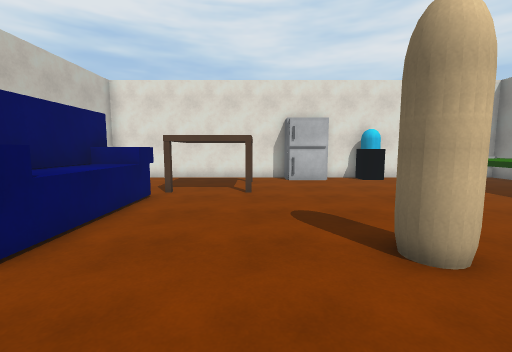
[1] (above)

16 first-person views from a walk through a 3-D level made in the Unity game engine. The camera is 1.5 m above the floor, tilts 6° down and sees 90° across. The floor is counted in squares, 1 m on a side. Each view is taken from the middle of a square. On the plan, view 1 faces up. The plan holds only what a view shows up to about 13 squares ahead; the rest is blank. Surface patterns are stand-ins for the level's own textures.

[2]
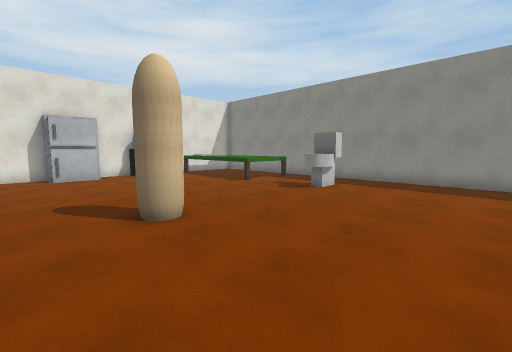

[3]
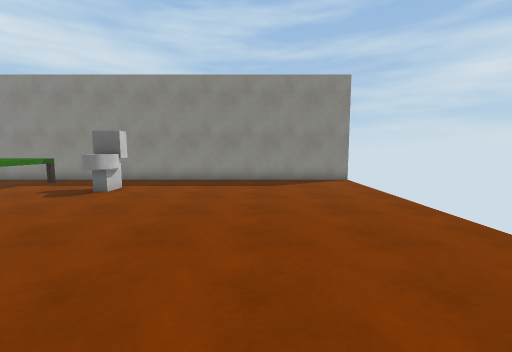

[4]
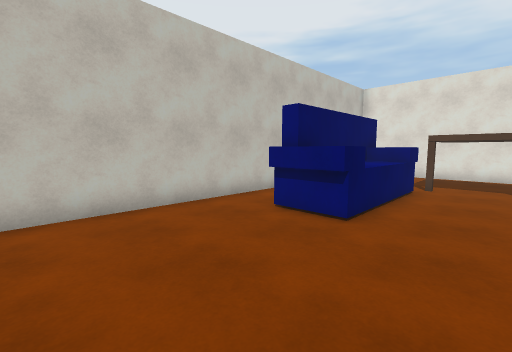

[5]
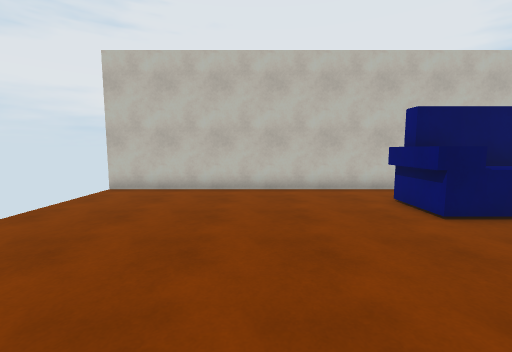

[6]
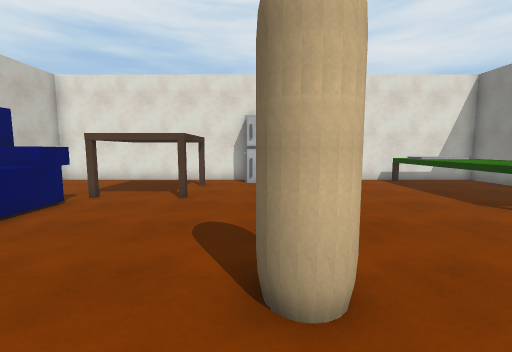

[7]
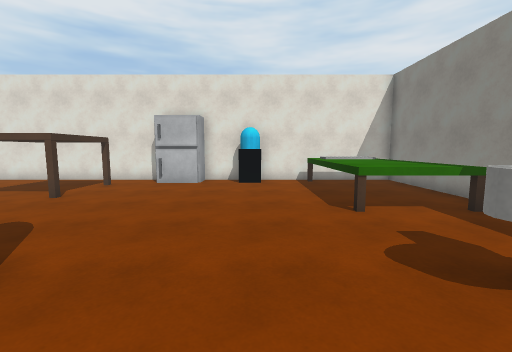

[8]
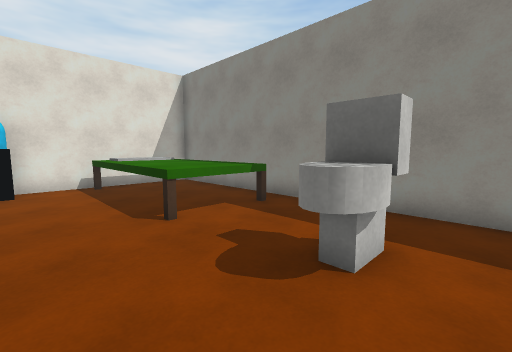

[9]
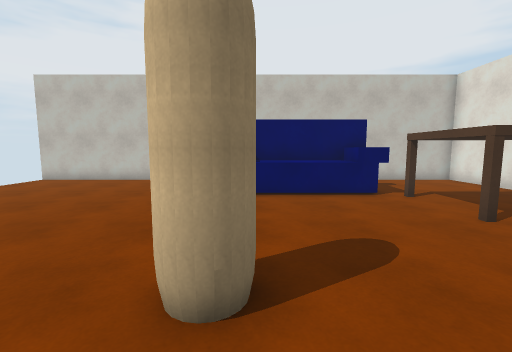

[10]
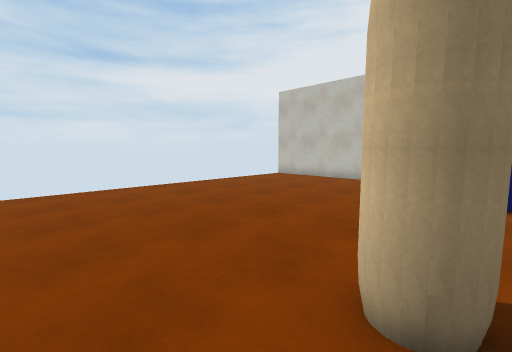

[11]
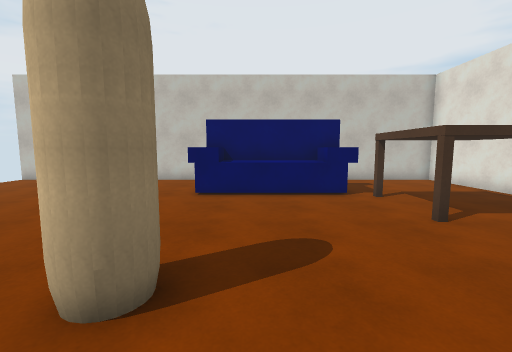

[12]
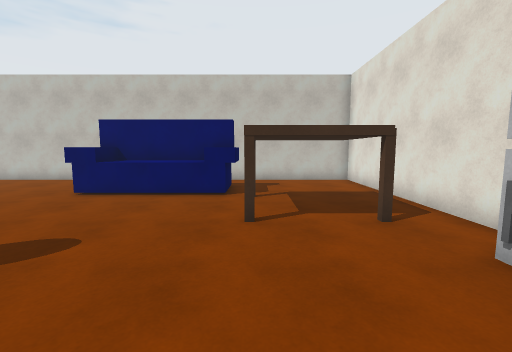

[13]
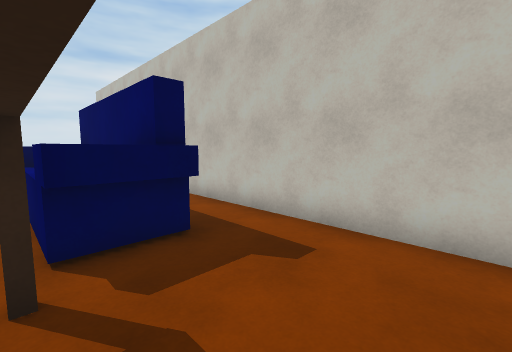

[14]
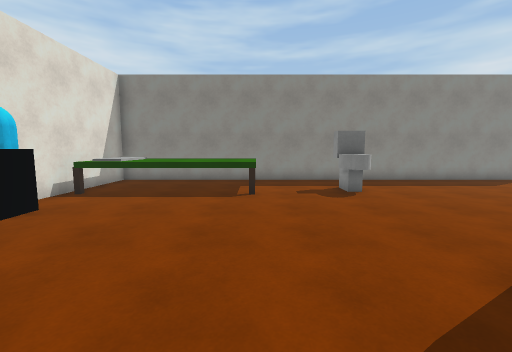

[15]
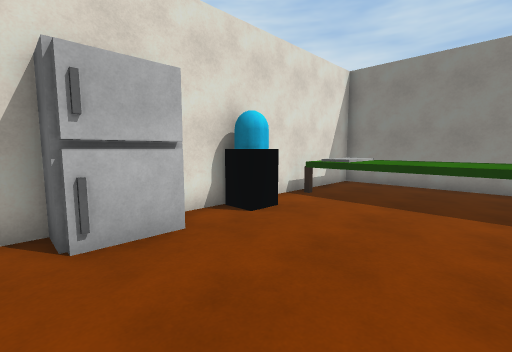

[16]
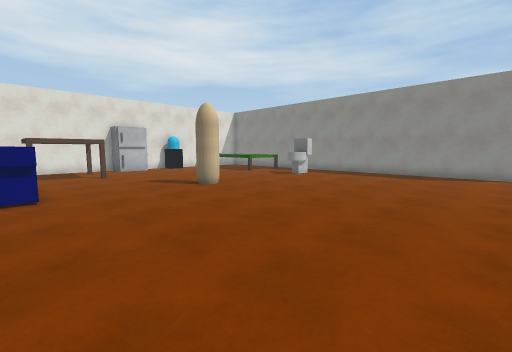

### Floor plan
Key: @ floor where view 1 was taken; # wall or solid block; . floor; ^ raised ledge; F fridge; T table; S sofa; I toilet; O other object.
Columns run from 8 left of view 1 to 13 right of it. Each row starts with its distance up from view 1.
 14 ######################
 13 #.........FF.OO..^^^.#
 12 #.......T.FF.....^^^.#
 11 #................^^^.#
 10 #................^^^.#
  9 #....T..T........^^^.#
  8 #..SSS...........^^^.#
  7 #..SSS...........^^^.#
  6 #..SSS...............#
  5 #..SSS...............#
  4 #..SSS....##.....II..#
  3 #..SSS....##.....II..#
  2 #....................#
  1 #....................#
  0 #.......@............#
 -1 #....................#
 -2 #....................#
 -3 #....................#
 -4 #....................#
 -5 #....................#
 -6 #....................#
 -7 #                    #

Positions as (right, up) in squares from view 1, and headings:
1: (0, 0), facing up
2: (0, -2), facing up-right
3: (0, -2), facing right
4: (-1, -2), facing up-left
5: (2, -1), facing left
6: (2, 1), facing up
7: (6, 1), facing up
8: (6, 2), facing up-right
9: (5, 4), facing left
10: (5, 4), facing down-left
11: (5, 5), facing left
12: (5, 9), facing left
13: (-3, 12), facing down-left
14: (0, 7), facing right
15: (1, 8), facing up-right
16: (-4, -6), facing up-right
